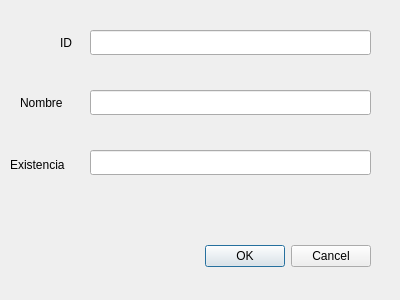
<?xml version="1.0" encoding="UTF-8"?>
<ui version="4.0">
 <class>addProduct</class>
 <widget class="QDialog" name="addProduct">
  <property name="geometry">
   <rect>
    <x>0</x>
    <y>0</y>
    <width>400</width>
    <height>300</height>
   </rect>
  </property>
  <property name="windowTitle">
   <string>Dialog</string>
  </property>
  <widget class="QDialogButtonBox" name="buttonBox">
   <property name="geometry">
    <rect>
     <x>30</x>
     <y>240</y>
     <width>341</width>
     <height>32</height>
    </rect>
   </property>
   <property name="orientation">
    <enum>Qt::Horizontal</enum>
   </property>
   <property name="standardButtons">
    <set>QDialogButtonBox::Cancel|QDialogButtonBox::Ok</set>
   </property>
  </widget>
  <widget class="QLineEdit" name="lineExistenciaAgregar">
   <property name="geometry">
    <rect>
     <x>90</x>
     <y>150</y>
     <width>281</width>
     <height>25</height>
    </rect>
   </property>
  </widget>
  <widget class="QLabel" name="labelExistencia">
   <property name="geometry">
    <rect>
     <x>10</x>
     <y>150</y>
     <width>69</width>
     <height>29</height>
    </rect>
   </property>
   <property name="text">
    <string>Existencia</string>
   </property>
  </widget>
  <widget class="QLabel" name="labelNombreProducto">
   <property name="geometry">
    <rect>
     <x>20</x>
     <y>90</y>
     <width>56</width>
     <height>25</height>
    </rect>
   </property>
   <property name="text">
    <string>Nombre</string>
   </property>
  </widget>
  <widget class="QLineEdit" name="lineNombreAgregar">
   <property name="geometry">
    <rect>
     <x>90</x>
     <y>90</y>
     <width>281</width>
     <height>25</height>
    </rect>
   </property>
  </widget>
  <widget class="QLabel" name="labelID">
   <property name="geometry">
    <rect>
     <x>60</x>
     <y>30</y>
     <width>15</width>
     <height>25</height>
    </rect>
   </property>
   <property name="text">
    <string>ID</string>
   </property>
  </widget>
  <widget class="QLineEdit" name="lineIdAgregar">
   <property name="geometry">
    <rect>
     <x>90</x>
     <y>30</y>
     <width>281</width>
     <height>25</height>
    </rect>
   </property>
  </widget>
 </widget>
 <resources/>
 <connections>
  <connection>
   <sender>buttonBox</sender>
   <signal>accepted()</signal>
   <receiver>addProduct</receiver>
   <slot>accept()</slot>
   <hints>
    <hint type="sourcelabel">
     <x>248</x>
     <y>254</y>
    </hint>
    <hint type="destinationlabel">
     <x>157</x>
     <y>274</y>
    </hint>
   </hints>
  </connection>
  <connection>
   <sender>buttonBox</sender>
   <signal>rejected()</signal>
   <receiver>addProduct</receiver>
   <slot>reject()</slot>
   <hints>
    <hint type="sourcelabel">
     <x>316</x>
     <y>260</y>
    </hint>
    <hint type="destinationlabel">
     <x>286</x>
     <y>274</y>
    </hint>
   </hints>
  </connection>
 </connections>
</ui>
